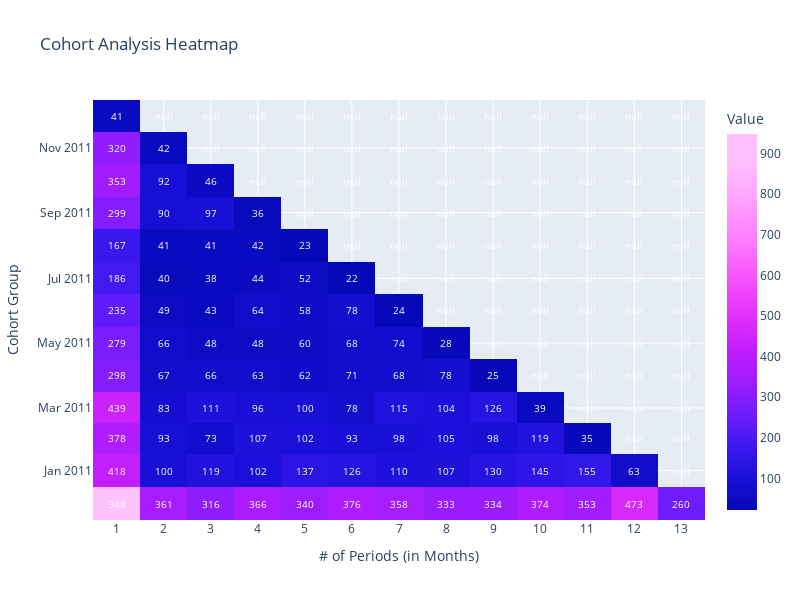

Write notebook code for a chart like this one.
### Code cell
import plotly.graph_objects as go
import pandas as pd
import plotly.offline as pyo

# Assuming cohort_table is the DataFrame containing the cohort analysis data

# Create the heatmap using Plotly
fig = go.Figure(data=go.Heatmap(
    z=cohort_table.values,
    x=cohort_table.columns,
    y=cohort_table.index,
    colorscale='plotly3',  # Set your desired color palette here
    colorbar=dict(title='Value'),
    hovertemplate='Cohort Group: %{y}<br>Cohort Period: %{x}<br>Value: %{z}<extra></extra>',
    text=cohort_table.values,
    texttemplate='%{text}',
    textfont=dict(color='white', size=10)  # Adjust the size and color of the text here
))

fig.update_layout(
    title='Cohort Analysis Heatmap',
    xaxis=dict(title='# of Periods (in Months)', dtick=1),  # Adjust the dtick parameter to show all cohort periods
    yaxis=dict(title='Cohort Group', tickmode='auto',
    # ticktext=cohort_table.index
    ),
    height=600,  # Adjust the height of the plot here
    width=800  # Adjust the width of the plot here
)

# Export the plot to an HTML file
pyo.plot(fig, filename='cohort_analysis_heatmap.html')

### Figure 1 — Plotly figure (JSON) as saved in the notebook; plotly's stock layout.template omitted (floating-point values rounded to 4 significant figures; data arrays with more than 128 entries replaced by an {"elided": "..."} marker saying what was removed)
{"data": [{"colorbar": {"title": {"text": "Value"}}, "colorscale": [[0, "#0508b8"], [0.08333, "#1910d8"], [0.1667, "#3c19f0"], [0.25, "#6b1cfb"], [0.3333, "#981cfd"], [0.4167, "#bf1cfd"], [0.5, "#dd2bfd"], [0.5833, "#f246fe"], [0.6667, "#fc67fd"], [0.75, "#fe88fc"], [0.8333, "#fea5fd"], [0.9167, "#febefe"], [1, "#fec3fe"]], "hovertemplate": "Cohort Group: %{y}<br>Cohort Period: %{x}<br>Value: %{z}<extra></extra>", "text": {"elided": "13x13 int values"}, "textfont": {"color": "white", "size": 10}, "texttemplate": "%{text}", "type": "heatmap", "x": [1, 2, 3, 4, 5, 6, 7, 8, 9, 10, 11, 12, 13], "y": ["2010-12", "2011-01", "2011-02", "2011-03", "2011-04", "2011-05", "2011-06", "2011-07", "2011-08", "2011-09", "2011-10", "2011-11", "2011-12"], "z": {"elided": "13x13 int values"}}], "layout": {"height": 600, "title": {"text": "Cohort Analysis Heatmap"}, "width": 800, "xaxis": {"dtick": 1, "title": {"text": "# of Periods (in Months)"}}, "yaxis": {"tickmode": "auto", "title": {"text": "Cohort Group"}}}}
